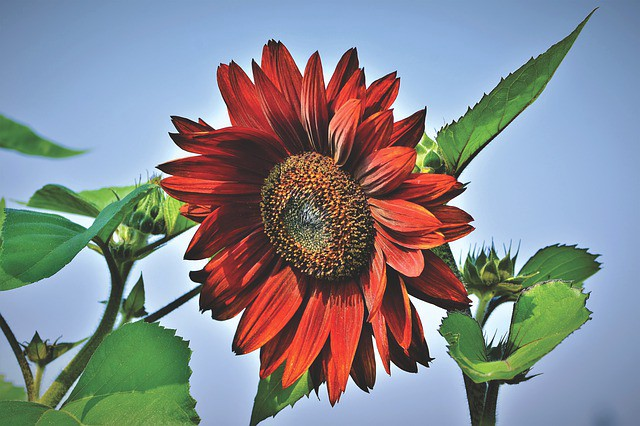
#> input picture flower.jpeg, 640 x 426 px
$ python colouration.py
#> lines starting #> are read from the running program, lines starting #| are printed output that depends on the picture
#import the required libraries
import numpy as np
import matplotlib.pyplot as plt
import cv2
#%matplotlib inline
image = cv2.imread('flower.jpeg')
#> image is the input picture: shape (426, 640, 3); mean B, G, R 141.6, 136.7, 132.9
#converting image to Gray scale
gray_image = cv2.cvtColor(image,cv2.COLOR_BGR2GRAY)
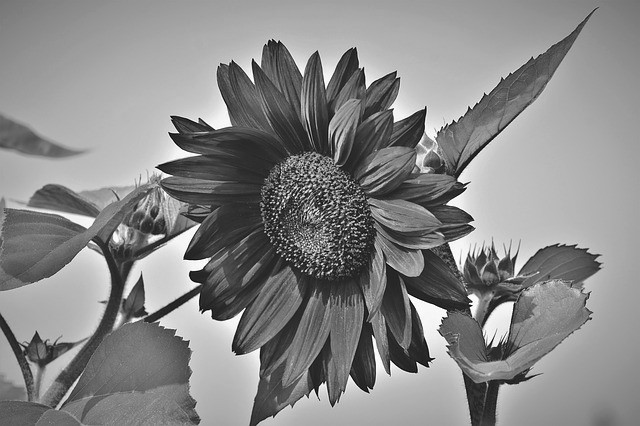
#> gray_image: shape (426, 640); min 0, max 255, mean 136.1
#plotting the grayscale image
plt.imshow(gray_image)
#converting image to HSV format
hsv_image = cv2.cvtColor(image,cv2.COLOR_BGR2HSV)
#> hsv_image: shape (426, 640, 3); mean H, S, V 78.9, 99.2, 173.7
#plotting the HSV image
plt.imshow(hsv_image)
plt.show()
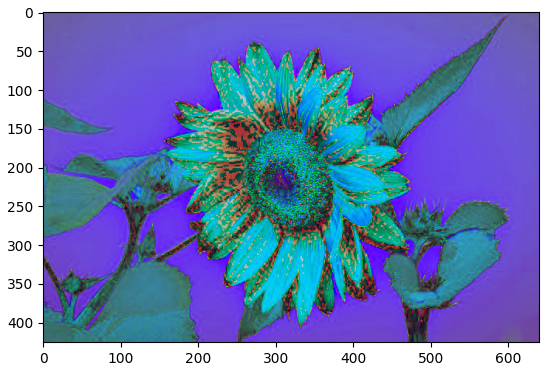
#> figure drawn by matplotlib, 1 panel

$ run again, with fruit.jpeg copied over flower.jpeg
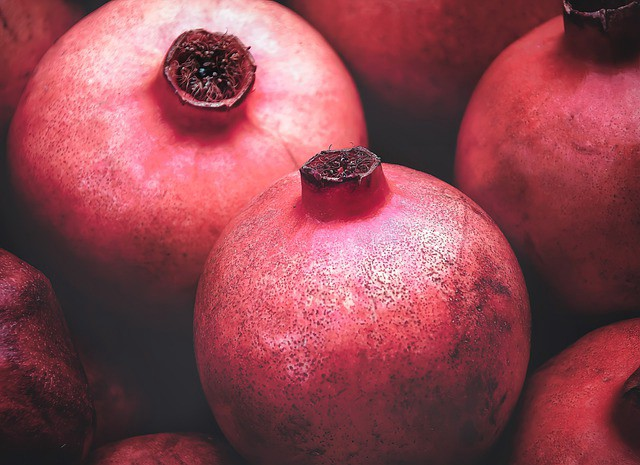
#> input picture fruit.jpeg, 640 x 465 px
#> image is the input picture: shape (465, 640, 3); mean B, G, R 81.3, 71.5, 143.7
#> `gray_image = cv2.cvtColor(image,cv2.COLOR_BGR2GRAY)`:
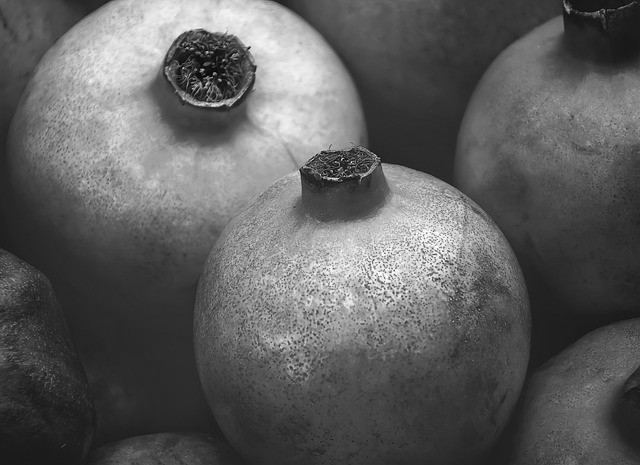
#> gray_image: shape (465, 640); min 1, max 254, mean 94.2
#> hsv_image: shape (465, 640, 3); mean H, S, V 166.8, 121.7, 143.9
#> `plt.show()`:
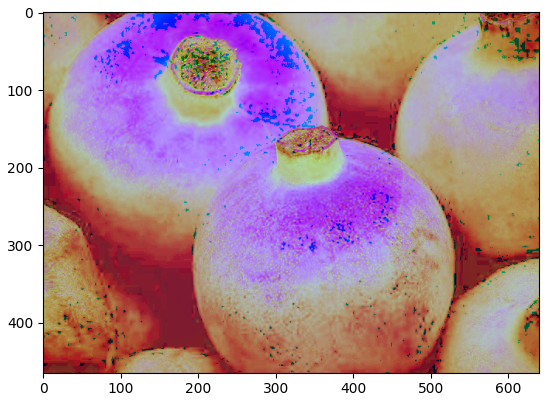
#> figure drawn by matplotlib, 1 panel

$ run again, with house.jpeg copied over flower.jpeg
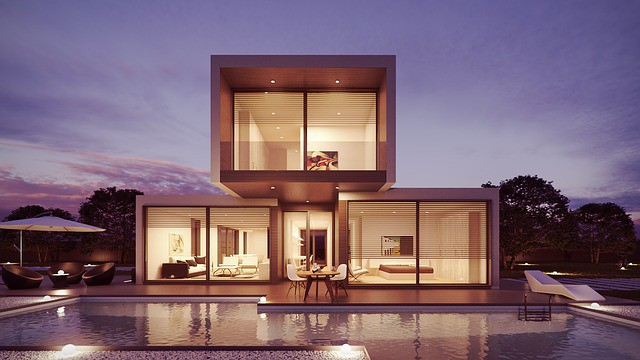
#> input picture house.jpeg, 640 x 360 px
#> image is the input picture: shape (360, 640, 3); mean B, G, R 115, 102.1, 127.1
#> `gray_image = cv2.cvtColor(image,cv2.COLOR_BGR2GRAY)`:
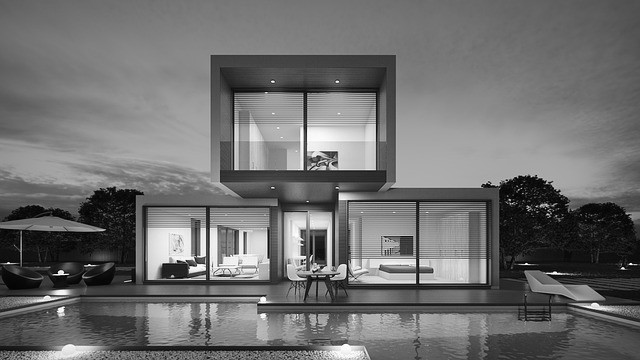
#> gray_image: shape (360, 640); min 1, max 255, mean 111.1
#> hsv_image: shape (360, 640, 3); mean H, S, V 96.8, 95.1, 140.7
#> `plt.show()`:
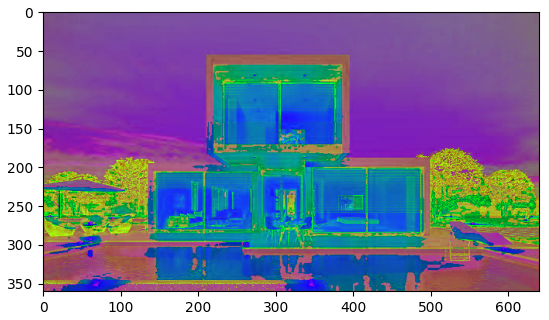
#> figure drawn by matplotlib, 1 panel
